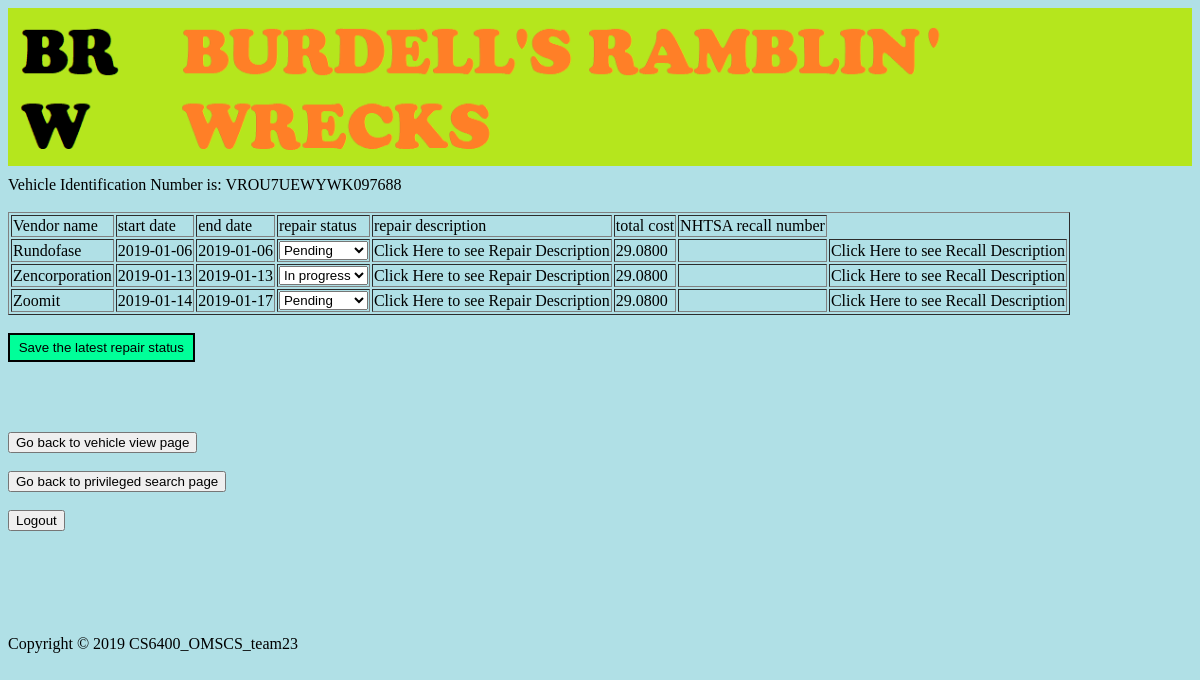
Screenshot of /repair_edit.php?id=VROU7UEWYWK097688 (signed in) with the database file from the repository.
### tables this page shows
CREATE TABLE `Repairs` (
  `repairID` int(16) UNSIGNED NOT NULL,
  `start_date` date NOT NULL,
  `end_date` date NOT NULL,
  `repair_status` varchar(100) NOT NULL,
  `total_cost` float(254,4) UNSIGNED NOT NULL,
  `repair_description` varchar(300) NOT NULL,
  `vendor_name` varchar(100) NOT NULL,
  `NHTSA_recall_number` varchar(100) NOT NULL
);

### repair_edit.php (the view, shortened to what this page needs)
<?php include('lib/common.php');
include('lib/header.php');
if ($_SERVER['REQUEST_METHOD'] == 'GET') {
	$VIN = mysqli_real_escape_string($mydb, $_GET['id']);
	echo "Vehicle Identification Number is: " . $VIN . "<br> <br>";
	$query1 = "SELECT repairID, vendor_name, start_date, end_date, repair_status, repair_description, total_cost, NHTSA_recall_number FROM Repairs WHERE repair_status NOT LIKE 'completed' AND repairID IN (SELECT repairID FROM Determine WHERE VIN ='" . $VIN . "')";
	$result1 =  mysqli_query($mydb, $query1) or die(mysql_error());?>
	<form action = "repair_edit.php?id=<?php echo $VIN;?>" method = "post" >
	<?php
	echo"<table border='1'>";
	echo"<tr><td>Vendor name</td><td>start date</td><td>end date</td><td>repair status</td><td>repair description</td><td>total cost</td><td>NHTSA recall number</td></tr>\n";
	while ($row1 = mysqli_fetch_assoc($result1))
	{
		echo "<tr><td>{$row1['vendor_name']}</td><td>{$row1['start_date']}</td><td>{$row1['end_date']}</td><td><select name=new_status{$row1['repairID']}> ";
			if ($row1['repair_status']=='pending' ) {
		?>
				<option value="pending" selected>Pending</option>
		<?php
			}
			else if($row1['repair_status']=='in progress' ) {
		?>
				<option value="in progress" selected">In progress</option>
		<?php
		}
	$queryn = "SELECT recall_description FROM Recall WHERE NHTSA_recall_number  ='" . $row1['NHTSA_recall_number'] . "'";
	$resultn =  mysqli_query($mydb, $queryn) or die(mysql_error());
	$rown = mysqli_fetch_assoc($resultn);
	echo "</select> <br /></td><td><a onclick=\"alert('{$row1['repair_description']}');return false;\">Click Here to see Repair Description</a></td><td>{$row1['total_cost']}</td><td>{$row1['NHTSA_recall_number']}</td><td><a onclick=\"alert('{$rown['recall_description']}');return false;\">Click Here to see Recall Description</a></td></tr>\n";
	}
	echo "</table>";
	echo "<br />
	<input type = \"submit\" value=\" Save the latest repair status \"> <br /><br />
	</form>";
}
?>
<form>
<br><br><button type="button" onclick="location.href = 'clerk_view_vehicle.php?id=<?php echo $VIN ?>';">Go back to vehicle view page</button>
<br><br><button type="button" onclick="location.href = 'privileged_search.php';">Go back to privileged search page</button>
<br><br><button type="button" onclick="location.href = 'public_search.php';">Logout</button> <br/> <br/>
	</form>
<?php include('lib/footer.php'); ?>

### css/common.css (style rules this page uses)
input[type=submit] { border-width: 2px; box-shadow: none; border-radius: 0px; background-color: #0f9; padding: 5px; border-style: double; }

### rows the page displays
repairs: vendor_name "Rundofase", start_date "2019-01-06", end_date "2019-01-06", repair_status+repairID "Pending", total_cost "29.0800"
repairs: vendor_name "Zencorporation", start_date "2019-01-13", end_date "2019-01-13", repair_status+repairID "In progress", total_cost "29.0800"
repairs: vendor_name "Zoomit", start_date "2019-01-14", end_date "2019-01-17", repair_status+repairID "Pending", total_cost "29.0800"

### other values shown
$VIN "VROU7UEWYWK097688"
